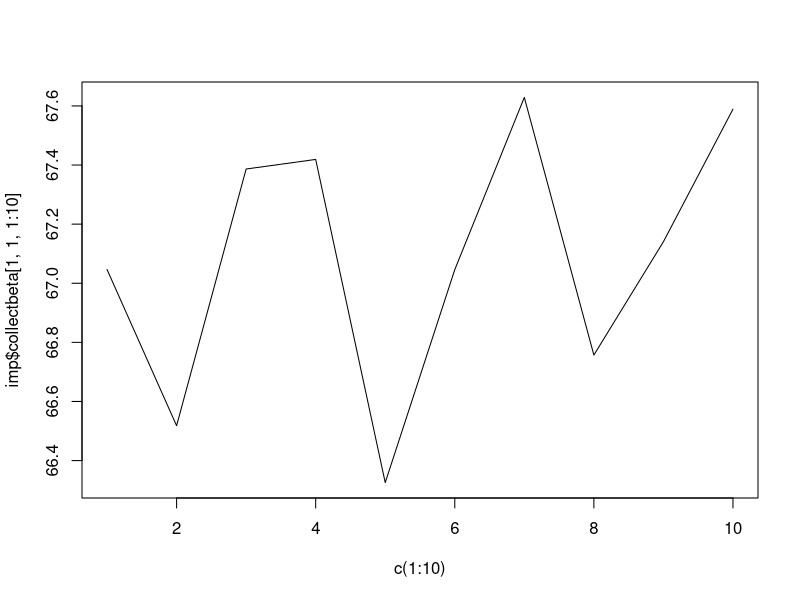

The R script that drew this image:
library(jomo)


### Name: jomo.polr.MCMCchain
### Title: polr Compatible JM Imputation - A tool to check convergence of
###   the MCMC
### Aliases: jomo.polr.MCMCchain

### ** Examples


  attach(sldata)
  
  #we make sure social is a factor:
  
  social<-factor(social)
  
  # we define the data frame with all the variables 
  
  data<-data.frame(measure,age, social)
  
  # And the formula of the substantive lm model 
  # social as an outcome only because it is the only binary variable in the dataset...
  
  formula<-as.formula(social~age+measure)
  
  #And finally we run the imputation function:
  
  imp<-jomo.polr.MCMCchain(formula,data, nburn=10)
  
  # Note we are using only 10 iterations to avoid time consuming examples,
  # which go against CRAN policies. In real applications we would use
  # much larger burn-ins (around 1000, to say the least).
  
  # We can check, for example, the convergence of the first element of beta:
  
  plot(c(1:10),imp$collectbeta[1,1,1:10],type="l")
  
  
